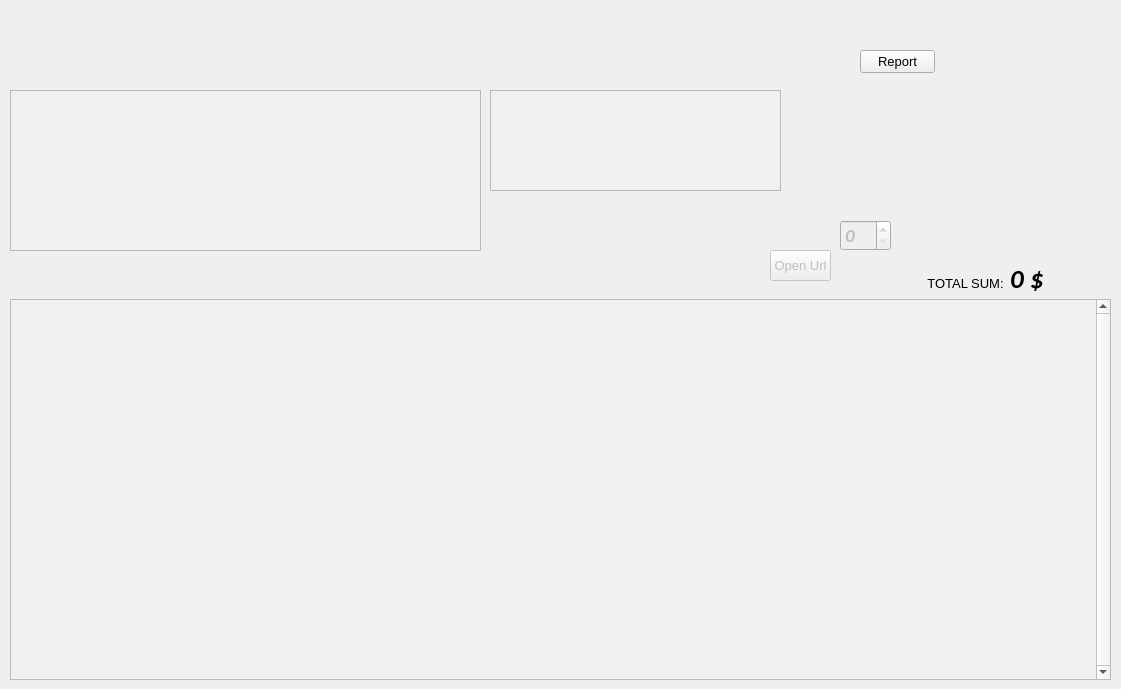
<?xml version="1.0" encoding="UTF-8"?>
<ui version="4.0">
 <class>Payroll</class>
 <widget class="QDialog" name="Payroll">
  <property name="geometry">
   <rect>
    <x>0</x>
    <y>0</y>
    <width>1121</width>
    <height>689</height>
   </rect>
  </property>
  <property name="windowTitle">
   <string>Dialog</string>
  </property>
  <widget class="QTableWidget" name="TW_Payroll">
   <property name="geometry">
    <rect>
     <x>10</x>
     <y>299</y>
     <width>1101</width>
     <height>381</height>
    </rect>
   </property>
   <property name="mouseTracking">
    <bool>false</bool>
   </property>
   <property name="tabletTracking">
    <bool>false</bool>
   </property>
   <property name="focusPolicy">
    <enum>Qt::NoFocus</enum>
   </property>
   <property name="autoFillBackground">
    <bool>false</bool>
   </property>
   <property name="styleSheet">
    <string notr="true">QTableWidget
{
    color: rgb(0, 0, 0);
    background-color: rgb(240, 240, 240);
}

QTableWidget::item {
   border-top: 1px solid;
	border-bottom: 1px solid;
    color: rgb(0, 0, 0);
    border-color: rgb(180, 190, 200, 0);

}

QTableWidget::item:hover
{
    border-top: 1px solid;
	border-bottom: 1px solid;
    color: rgb(0, 0, 0);
    background-color: rgb(180, 190, 200, 0);
    border-color: rgb(180, 190, 200, 0);
}

QTableWidget::item:selected {
    border-top: 1px solid;
	border-bottom: 1px solid;
    color: rgb(0, 170, 0);
    background-color: rgb(0, 170, 0, 20);
	 border-color: rgb(0, 170, 0);
}

</string>
   </property>
   <property name="inputMethodHints">
    <set>Qt::ImhNone</set>
   </property>
   <property name="verticalScrollBarPolicy">
    <enum>Qt::ScrollBarAlwaysOn</enum>
   </property>
   <property name="horizontalScrollBarPolicy">
    <enum>Qt::ScrollBarAsNeeded</enum>
   </property>
   <property name="autoScroll">
    <bool>false</bool>
   </property>
   <property name="editTriggers">
    <set>QAbstractItemView::NoEditTriggers</set>
   </property>
   <property name="tabKeyNavigation">
    <bool>false</bool>
   </property>
   <property name="alternatingRowColors">
    <bool>true</bool>
   </property>
   <property name="selectionMode">
    <enum>QAbstractItemView::SingleSelection</enum>
   </property>
   <property name="selectionBehavior">
    <enum>QAbstractItemView::SelectRows</enum>
   </property>
   <property name="verticalScrollMode">
    <enum>QAbstractItemView::ScrollPerPixel</enum>
   </property>
   <property name="horizontalScrollMode">
    <enum>QAbstractItemView::ScrollPerPixel</enum>
   </property>
   <property name="sortingEnabled">
    <bool>false</bool>
   </property>
   <property name="wordWrap">
    <bool>true</bool>
   </property>
   <property name="cornerButtonEnabled">
    <bool>true</bool>
   </property>
   <attribute name="horizontalHeaderCascadingSectionResizes">
    <bool>true</bool>
   </attribute>
   <attribute name="horizontalHeaderHighlightSections">
    <bool>true</bool>
   </attribute>
   <attribute name="horizontalHeaderShowSortIndicator" stdset="0">
    <bool>false</bool>
   </attribute>
   <attribute name="horizontalHeaderStretchLastSection">
    <bool>true</bool>
   </attribute>
   <attribute name="verticalHeaderVisible">
    <bool>false</bool>
   </attribute>
   <attribute name="verticalHeaderCascadingSectionResizes">
    <bool>false</bool>
   </attribute>
   <attribute name="verticalHeaderHighlightSections">
    <bool>true</bool>
   </attribute>
   <attribute name="verticalHeaderShowSortIndicator" stdset="0">
    <bool>false</bool>
   </attribute>
   <attribute name="verticalHeaderStretchLastSection">
    <bool>false</bool>
   </attribute>
  </widget>
  <widget class="QSpinBox" name="SB_CommitCost">
   <property name="enabled">
    <bool>false</bool>
   </property>
   <property name="geometry">
    <rect>
     <x>840</x>
     <y>220</y>
     <width>51</width>
     <height>31</height>
    </rect>
   </property>
   <property name="font">
    <font>
     <family>Calibri</family>
     <pointsize>14</pointsize>
     <weight>75</weight>
     <italic>true</italic>
     <bold>true</bold>
    </font>
   </property>
   <property name="maximum">
    <number>999</number>
   </property>
  </widget>
  <widget class="QPushButton" name="PB_OpenUrl">
   <property name="enabled">
    <bool>false</bool>
   </property>
   <property name="geometry">
    <rect>
     <x>770</x>
     <y>250</y>
     <width>61</width>
     <height>31</height>
    </rect>
   </property>
   <property name="font">
    <font>
     <pointsize>10</pointsize>
    </font>
   </property>
   <property name="text">
    <string>Open Url</string>
   </property>
   <property name="shortcut">
    <string>Return</string>
   </property>
   <property name="default">
    <bool>true</bool>
   </property>
  </widget>
  <widget class="QPushButton" name="PB_GenerateReport">
   <property name="geometry">
    <rect>
     <x>860</x>
     <y>50</y>
     <width>75</width>
     <height>23</height>
    </rect>
   </property>
   <property name="font">
    <font>
     <pointsize>10</pointsize>
    </font>
   </property>
   <property name="text">
    <string>Report</string>
   </property>
  </widget>
  <widget class="QLabel" name="label">
   <property name="geometry">
    <rect>
     <x>920</x>
     <y>250</y>
     <width>91</width>
     <height>41</height>
    </rect>
   </property>
   <property name="font">
    <font>
     <pointsize>10</pointsize>
    </font>
   </property>
   <property name="text">
    <string>TOTAL SUM:</string>
   </property>
   <property name="alignment">
    <set>Qt::AlignBottom|Qt::AlignHCenter</set>
   </property>
  </widget>
  <widget class="QLabel" name="L_TotalSum">
   <property name="geometry">
    <rect>
     <x>1009</x>
     <y>250</y>
     <width>181</width>
     <height>47</height>
    </rect>
   </property>
   <property name="font">
    <font>
     <family>Calibri</family>
     <pointsize>20</pointsize>
     <weight>75</weight>
     <italic>true</italic>
     <bold>true</bold>
    </font>
   </property>
   <property name="layoutDirection">
    <enum>Qt::LeftToRight</enum>
   </property>
   <property name="styleSheet">
    <string notr="true"/>
   </property>
   <property name="text">
    <string>0 $</string>
   </property>
   <property name="textFormat">
    <enum>Qt::AutoText</enum>
   </property>
   <property name="scaledContents">
    <bool>true</bool>
   </property>
   <property name="alignment">
    <set>Qt::AlignBottom|Qt::AlignLeading|Qt::AlignLeft</set>
   </property>
   <property name="margin">
    <number>0</number>
   </property>
   <property name="indent">
    <number>1</number>
   </property>
  </widget>
  <widget class="QPlainTextEdit" name="PTE_Message">
   <property name="geometry">
    <rect>
     <x>10</x>
     <y>90</y>
     <width>471</width>
     <height>161</height>
    </rect>
   </property>
   <property name="font">
    <font>
     <pointsize>10</pointsize>
    </font>
   </property>
   <property name="focusPolicy">
    <enum>Qt::ClickFocus</enum>
   </property>
   <property name="styleSheet">
    <string notr="true">background-color: rgb(240, 240, 240);
</string>
   </property>
   <property name="frameShape">
    <enum>QFrame::StyledPanel</enum>
   </property>
   <property name="lineWidth">
    <number>1</number>
   </property>
   <property name="midLineWidth">
    <number>0</number>
   </property>
   <property name="textInteractionFlags">
    <set>Qt::TextSelectableByMouse</set>
   </property>
  </widget>
  <widget class="QPlainTextEdit" name="PTE_Comment">
   <property name="geometry">
    <rect>
     <x>490</x>
     <y>90</y>
     <width>291</width>
     <height>101</height>
    </rect>
   </property>
   <property name="font">
    <font>
     <pointsize>10</pointsize>
    </font>
   </property>
   <property name="focusPolicy">
    <enum>Qt::ClickFocus</enum>
   </property>
   <property name="styleSheet">
    <string notr="true">background-color: rgb(240, 240, 240);
</string>
   </property>
   <property name="textInteractionFlags">
    <set>Qt::TextEditorInteraction</set>
   </property>
  </widget>
 </widget>
 <resources/>
 <connections/>
</ui>
